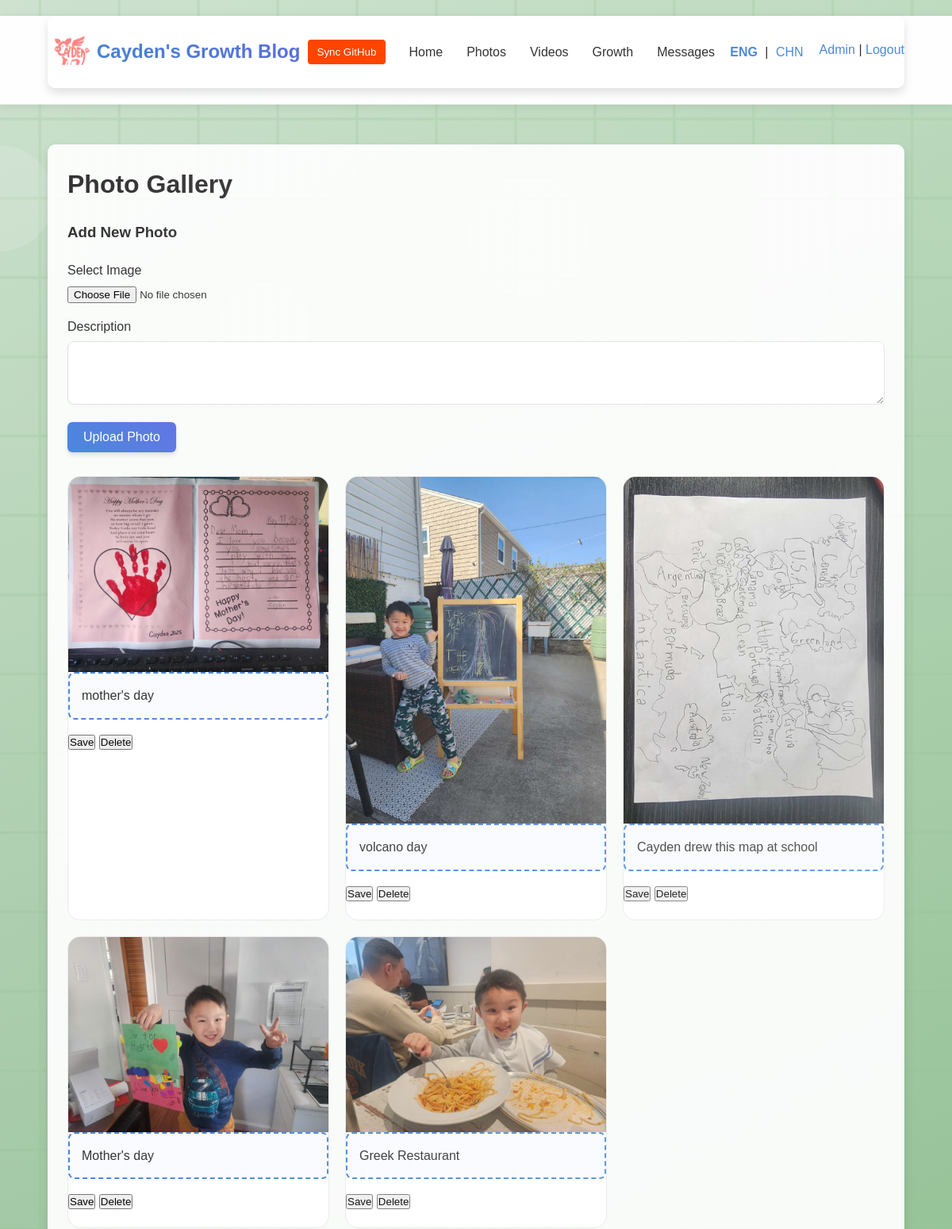
The app's page /photos (signed in, upper part), older data.
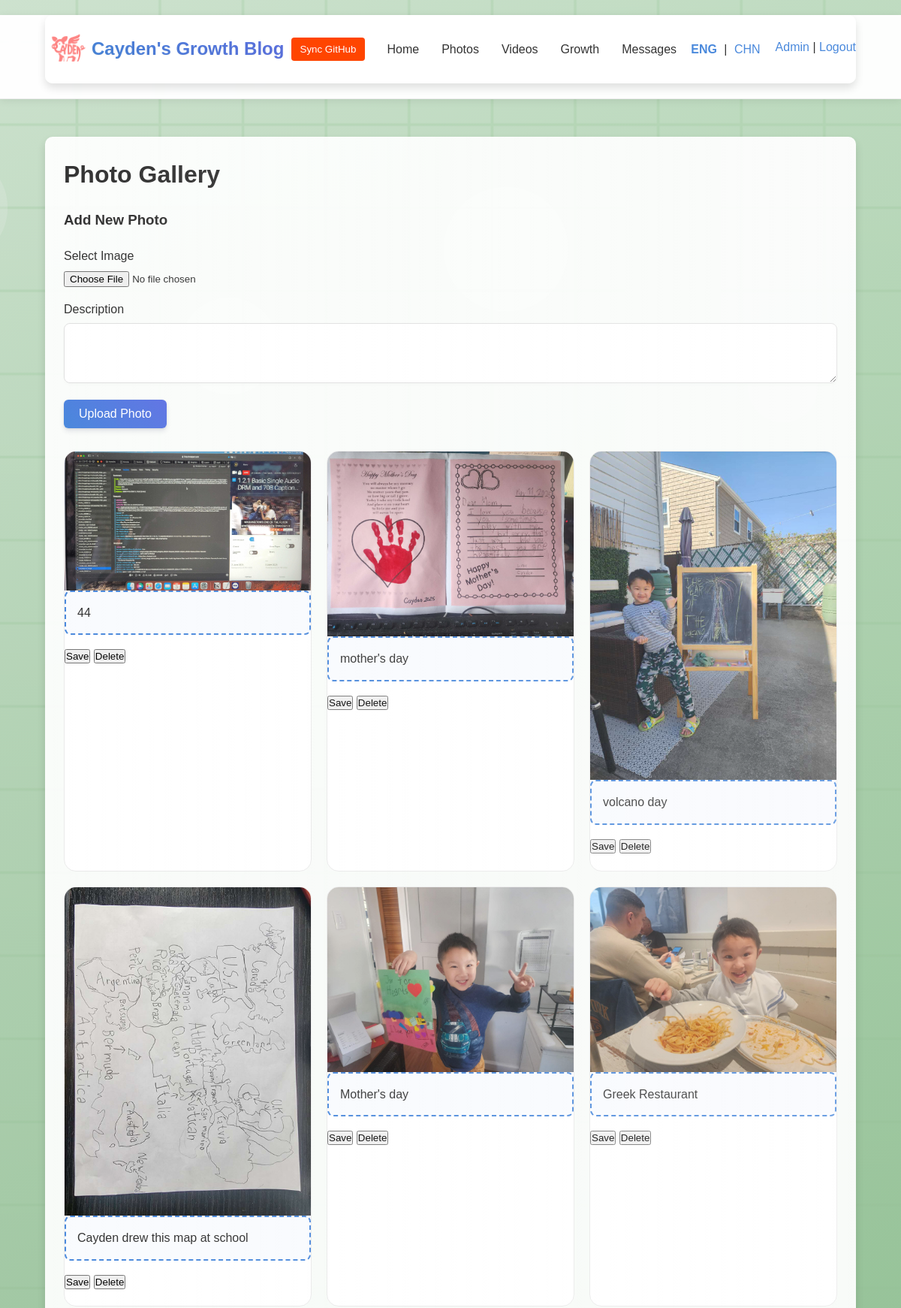
The same page, newer data.
### tables this page shows
CREATE TABLE photo (
    id INTEGER PRIMARY KEY AUTOINCREMENT,
    filename TEXT,
    description TEXT,
    uploaded_at DATETIME DEFAULT CURRENT_TIMESTAMP
);

### app.py (the view)
@app.route('/photos')
def photos():
    db = get_db()
    photos = db.execute('SELECT *, datetime(uploaded_at) as uploaded_at FROM photo ORDER BY uploaded_at DESC').fetchall()
    response = make_response(render_template('photos.html', photos=photos))
    response.headers['Cache-Control'] = 'no-store, no-cache, must-revalidate, max-age=0'
    response.headers['Pragma'] = 'no-cache'
    response.headers['Expires'] = '0'
    return response

### app.py (called while the page is built)
@app.template_filter('datetimeformat')
def datetimeformat(value, format='%Y-%m-%d'):
    if isinstance(value, str):
        try:
            dt = datetime.datetime.strptime(value, '%Y-%m-%d %H:%M:%S')
            return dt.strftime(format)
        except ValueError:
            return value
    return value

def get_db():
    if 'db' not in g:
        g.db = sqlite3.connect(app.config['DATABASE'])
        g.db.row_factory = sqlite3.Row
    return g.db

### templates/photos.html (shortened to what this page needs)
{% extends "base.html" %}
{% block body_class %}photos-page{% endblock %}
{% block extra_css %}
<link rel="stylesheet" href="{{ url_for('static', filename='css/lightbox.css') }}">
{% endblock %}
{% block content %}
<div class="photos-container">
    <h1>{{ _('Photo Gallery') }}</h1>
    {% if session.get('admin_logged_in') %}
    <div class="admin-controls">
        <form id="photo-upload-form" enctype="multipart/form-data">
            <h3>{{ _('Add New Photo') }}</h3>
            <div class="form-group">
                <label for="photo">{{ _('Select Image') }}</label>
                <input type="file" id="photo" name="photo" accept=".jpg,.jpeg,.png,.gif" required>
            </div>
            <div class="form-group">
                <label for="description">{{ _('Description') }}</label>
                <textarea id="description" name="description" rows="3"></textarea>
            </div>
            <button type="submit" class="btn btn-primary">{{ _('Upload Photo') }}</button>
        </form>
    </div>
    {% endif %}
    <div class="photo-grid">
        {% if photos %}
            {% for photo in photos %}
            <div class="photo-card">
                <div class="photo-image" data-photo-id="{{ photo.id }}">
                    <img src="{{ url_for('uploaded_file', filename=photo.filename) }}?v={{ photo.uploaded_at|datetimeformat('%Y%m%d%H%M%S') }}" data-full-img="{{ url_for('uploaded_file', filename=photo.filename) }}?v={{ photo.uploaded_at|datetimeformat('%Y%m%d%H%M%S') }}">
                </div>
                <div class="photo-description" {% if session.get('admin_logged_in') %}contenteditable="true" data-photo-id="{{ photo.id }}"{% endif %}>
                    {{ photo.description }}
                </div>
                {% if session.get('admin_logged_in') %}
                <div class="admin-controls">
                    <button class="save-description" data-photo-id="{{ photo.id }}">{{ _('Save') }}</button>
                    <button class="delete-photo" data-photo-id="{{ photo.id }}">{{ _('Delete') }}</button>
                </div>
                {% endif %}
            </div>
            {% endfor %}
        {% else %}
            <p class="no-content">{{ _('No photos uploaded yet.') }}</p>
        {% endif %}
    </div>
</div>
{% endblock %}

### templates/base.html (shortened to what this page needs)
<!DOCTYPE html>
<html lang="{{ session.get('locale', 'en') }}">
<head>
    <link rel="stylesheet" href="{{ url_for('static', filename='css/style.css') }}">
    <link rel="stylesheet" href="{{ url_for('static', filename='css/backgrounds.css') }}">
    <link rel="stylesheet" href="{{ url_for('static', filename='css/animations.css') }}">
    {% block extra_css %}{% endblock %}
</head>
<body class="{% block body_class %}{% endblock %} fade-in">
    <header>
        <div class="container">
            <div class="logo">
                <img src="{{ url_for('static', filename='images/backgrounds/logo.png') }}" alt="Logo" class="site-logo float-animation">
                <a href="{{ url_for('index') }}" class="gradient-text">{{ _('Cayden\'s Growth Blog') }}</a>
            </div>
            <button id="sync-github-btn" style="display: inline-block !important; background-color: #ff4500; color: white; padding: 8px 12px; border: none; border-radius: 4px; margin: 0 5px; cursor: pointer;">{{ _('Sync GitHub') }}</button>
            <nav>
                <ul>
                    <li><a href="{{ url_for('index') }}">{{ _('Home') }}</a></li>
                    <li><a href="{{ url_for('photos') }}">{{ _('Photos') }}</a></li>
                    <li><a href="{{ url_for('videos') }}">{{ _('Videos') }}</a></li>
                    <li><a href="{{ url_for('growth') }}">{{ _('Growth') }}</a></li>
                    <li><a href="{{ url_for('messages') }}">{{ _('Messages') }}</a></li>
                </ul>
            </nav>
            <div class="user-controls">
                <div class="language-toggle">
                    <a href="{{ url_for('set_language', language='en') }}" class="{% if session.get('locale', 'en') == 'en' %}active{% endif %}">ENG</a>
                    <span>|</span>
                    <a href="{{ url_for('set_language', language='zh') }}" class="{% if session.get('locale') == 'zh' %}active{% endif %}">CHN</a>
                </div>
                <div class="admin-controls">
                    {% if session.get('admin_logged_in') %}
                        <a href="{{ url_for('admin') }}">{{ _('Admin') }}</a>
                        <span>|</span>
                        <a href="{{ url_for('logout') }}">{{ _('Logout') }}</a>
                    {% else %}
                        <a href="{{ url_for('login') }}">{{ _('Admin Login') }}</a>
                    {% endif %}
                </div>
            </div>
        </div>
    </header>
    <main>
        <div class="container shine-effect">
            {% block content %}{% endblock %}
        </div>
    </main>
</body>
</html>

### static/css/style.css (style rules this page uses)
* { margin: 0; padding: 0; box-sizing: border-box; }
body { font-family: 'Poppins', sans-serif; line-height: 1.6; color: #333; background-color: #f9f9f9; background-image: linear-gradient(to bottom, #f9f9f9, #f0f2f5); transition: all 0.3s ease; }
.container { width: 90%; max-width: 1200px; margin: 0 auto; padding: 0 15px; }
a { color: #4a89dc; text-decoration: none; }
header { background-color: rgba(255, 255, 255, 0.95); box-shadow: 0 4px 12px rgba(0, 0, 0, 0.08); position: sticky; top: 0; z-index: 1000; backdrop-filter: blur(10px); -webkit-backdrop-filter: blur(10px); border-bottom: 1px solid rgba(230, 230, 230, 0.7); }
header .container { display: flex; justify-content: space-between; align-items: center; padding: 15px 0; }
.logo { display: flex; align-items: center; }
.site-logo { height: 60px; width: auto; margin-right: 2px; }
.logo a { font-size: 1.5rem; font-weight: bold; color: #333; text-decoration: none; background: linear-gradient(45deg, #4a89dc, #5e72e4); -webkit-background-clip: text; -webkit-text-fill-color: transparent; text-shadow: 0 1px 2px rgba(0, 0, 0, 0.05); }
nav ul { display: flex; list-style: none; margin: 0; padding: 0; }
nav ul li { margin: 0 10px; display: block !important; }
nav ul li a, nav ul li button { display: block !important; padding: 10px 15px; color: #333; text-decoration: none; font-weight: 500; transition: all 0.3s ease; }
nav ul li { margin-left: 20px; }
nav ul li a { color: #333; font-weight: 500; position: relative; padding: 5px 0; transition: all 0.3s ease; }
nav ul li a:after { content: ''; position: absolute; width: 0; height: 2px; bottom: 0; left: 0; background-color: #4a89dc; transition: width 0.3s ease; }
.user-controls { display: flex; align-items: center; }
.language-toggle { margin-right: 15px; }
.language-toggle a { padding: 5px; }
.language-toggle a.active { font-weight: bold; color: #4a89dc; }
main { padding: 30px 0; min-height: calc(100vh - 150px); }
h1, h2, h3 { margin-bottom: 20px; color: #333; }
.form-group { margin-bottom: 15px; }
label { display: block; margin-bottom: 5px; font-weight: 500; }
input[type="text"], input[type="email"], input[type="password"], textarea, select { width: 100%; padding: 12px 15px; border: 1px solid #e0e0e0; border-radius: 8px; font-size: 1rem; box-shadow: 0 2px 4px rgba(0, 0, 0, 0.02); transition: all 0.3s ease; }
textarea { resize: vertical; }
.btn { display: inline-block; padding: 10px 20px; background: linear-gradient(45deg, #4a89dc, #5e72e4); color: white; border: none; border-radius: 6px; cursor: pointer; font-size: 1rem; font-weight: 500; transition: all 0.3s ease; box-shadow: 0 4px 6px rgba(50, 50, 93, 0.11), 0 1px 3px rgba(0, 0, 0, 0.08); }
[contenteditable="true"] { border: 2px dashed #4a89dc; padding: 15px; outline: none; border-radius: 8px; transition: all 0.3s ease; background-color: rgba(74, 137, 220, 0.03); }
.photo-grid { display: grid; grid-template-columns: repeat(auto-fill, minmax(250px, 1fr)); gap: 20px; margin-top: 30px; }
.photo-card { background-color: var(--card-bg); border-radius: 16px; box-shadow: var(--shadow-md); overflow: hidden; transition: var(--transition); border: 1px solid var(--border-color); position: relative; }
.photo-card::after { content: ''; position: absolute; bottom: 0; left: 0; width: 100%; height: 5px; background: var(--primary-gradient); transform: scaleX(0); transform-origin: right; transition: transform 0.5s ease; }
.photo-image img { width: 100%; height: auto; display: block; }
.photo-description { padding: 15px; }
.admin-controls { margin-top: 15px; margin-bottom: 20px; }

### static/css/animations.css (style rules this page uses)
.fade-in { animation: fadeIn 0.8s ease-out forwards; }
.shine-effect { position: relative; overflow: hidden; }
.shine-effect::after { content: ''; position: absolute; top: 0; left: 0; width: 100%; height: 100%; background: linear-gradient(90deg, transparent, rgba(255, 255, 255, 0.2), transparent); background-size: 200% 100%; animation: shine 3s infinite linear; pointer-events: none; }
.gradient-text { background: linear-gradient(45deg, #4a89dc, #5e72e4); -webkit-background-clip: text; -webkit-text-fill-color: transparent; background-size: 200% 200%; animation: gradient-shift 5s ease infinite; }
.float-animation { animation: float 3s ease-in-out infinite; }

Row changes from the older to the newer data that the page shows:
added photo: filename+uploaded_at (picture), description "44"
